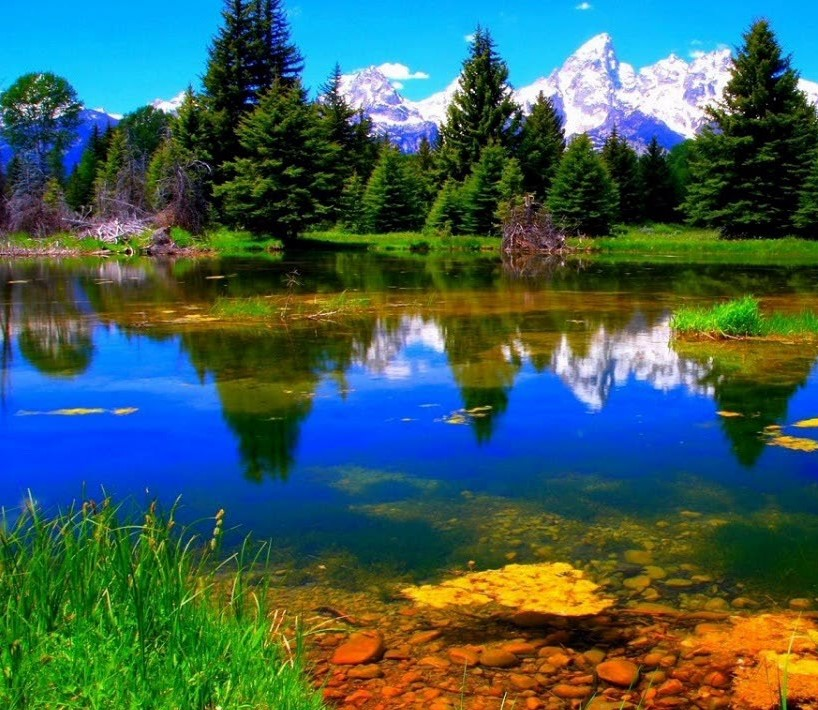
#> input picture original_image_left.jpg, 818 x 710 px
$ python StichingP1.py
#> lines starting #> are read from the running program, lines starting #| are printed output that depends on the picture; after the words box and inside, x2 and y2 are one past the last pixel; in counts of white or black regions, pixels touching at a corner belong together
import cv2
import numpy as np

img_ = cv2.imread('original_image_left.jpg')
#> img_ is the input picture: shape (710, 818, 3); mean B, G, R 87.6, 94.7, 62.3
# [4 lines of commented-out code are left out]
img1 = cv2.cvtColor(img_ ,cv2.COLOR_BGR2GRAY)
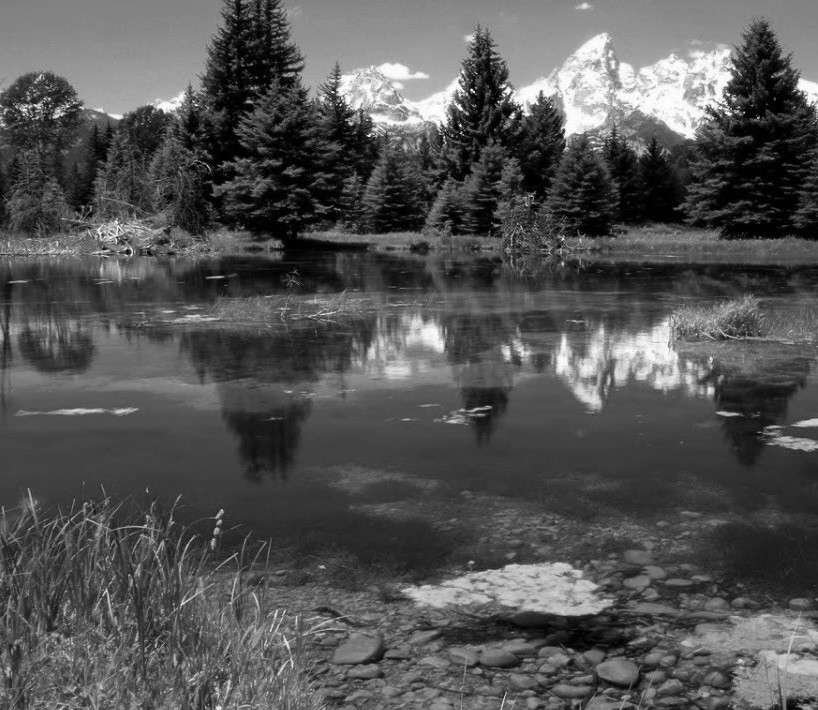
#> img1: shape (710, 818); min 0, max 255, mean 84.2

img = cv2.imread('original_image_right.jpg')
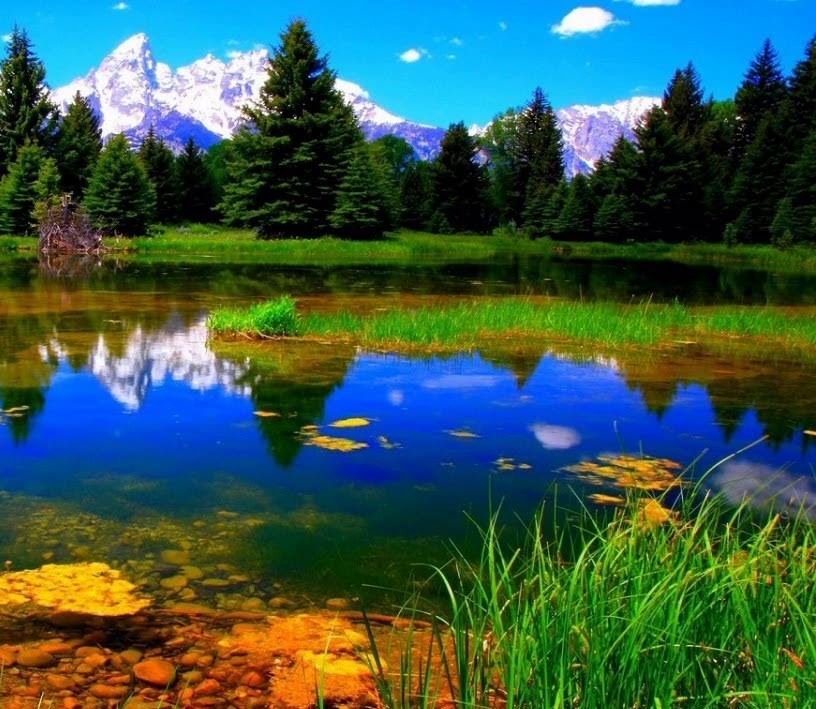
#> input picture original_image_right.jpg, 816 x 709 px
#> img is the input picture: shape (709, 816, 3); mean B, G, R 77.9, 90.6, 57.4
# [4 lines of commented-out code are left out]
img2 = cv2.cvtColor(img,cv2.COLOR_BGR2GRAY)
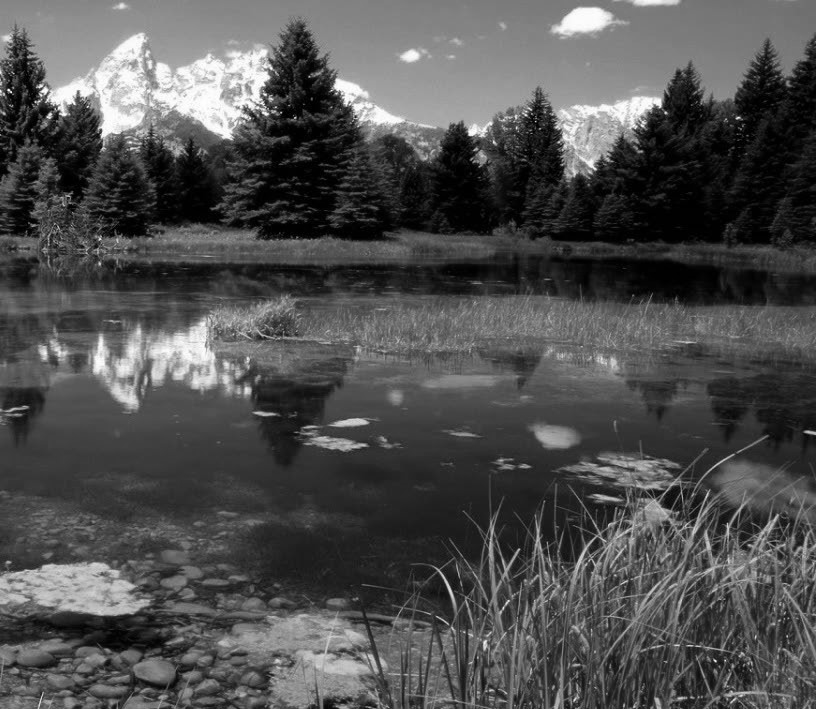
#> img2: shape (709, 816); min 0, max 255, mean 79.2


sift = cv2.xfeatures2d.SIFT_create()
# find key points
kp1, des1 = sift.detectAndCompute(img1,None)
#> kp1 = 5921 keypoints; strongest (x, y, size): (460, 125, 1.9), (369, 136, 2), (512, 116, 3.9), (728, 94, 2)
kp2, des2 = sift.detectAndCompute(img2,None)
#> kp2 = 5468 keypoints; strongest (x, y, size): (666, 113, 2), (49, 116, 3.9), (738, 118, 2.3), (265, 94, 2)

# [6 lines of commented-out code are left out]
match = cv2.BFMatcher()
matches = match.knnMatch(des1,des2,k=2)
#> matches = 5921 matches
good = []
for m,n in matches:
    if m.distance < 0.03*n.distance:
        good.append(m)
#> after the loop, good = 232 matches

draw_params = dict(matchColor=(0,255,0),
                       singlePointColor=None,
                       flags=2)

img3 = cv2.drawMatches(img_,kp1,img,kp2,good,None,**draw_params)
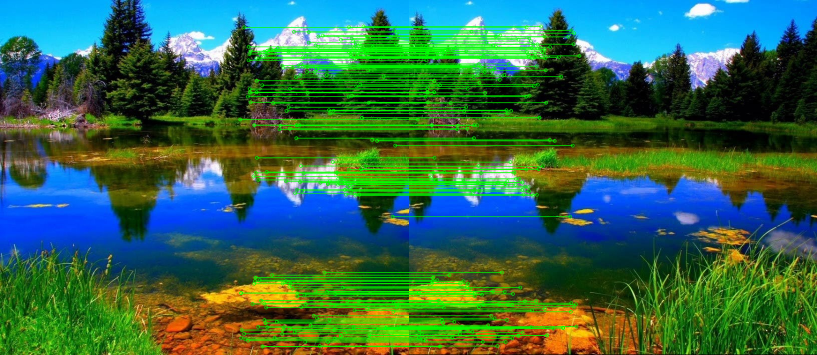
#> img3: shape (710, 1634, 3) (shown at 1/2 size); mean B, G, R 77.5, 104.2, 51.6
#cv2.imshow("original_image_drawMatches.jpg", img3)

MIN_MATCH_COUNT = 10
if len(good) > MIN_MATCH_COUNT:
    src_pts = np.float32([ kp1[m.queryIdx].pt for m in good ]).reshape(-1,1,2)
#> src_pts = 232 rows, first 8: [480, 238.5], [481.9, 585.7], [481.9, 585.7], [482.1, 675.4], [482.9, 659.6], [487.9, 667], [488.2, 54.42], [490.4, 678.3]
    dst_pts = np.float32([ kp2[m.trainIdx].pt for m in good ]).reshape(-1,1,2)
#> dst_pts = 232 rows, first 8: [17.1, 238.5], [18.89, 585.7], [18.89, 585.7], [19.09, 675.4], [19.97, 659.6], [24.97, 667], [25.16, 54.43], [27.38, 678.3]

    M, mask = cv2.findHomography(src_pts, dst_pts, cv2.RANSAC, 5.0)
#> M = [[1, -9.62e-06, -463], [2.81e-05, 1, -0.00135], [1.16e-07, -1.78e-07, 1]]; mask = 232 values from 1 to 1

    h,w = img1.shape
#> h = 710; w = 818
    pts = np.float32([ [0,0],[0,h-1],[w-1,h-1],[w-1,0] ]).reshape(-1,1,2)
#> pts = [[0, 0], [0, 709], [817, 709], [817, 0]]
    dst = cv2.perspectiveTransform(pts, M)
#> dst = [[-463, -0.00135], [-463.1, 709], [354, 709], [354, 0.0216]]
    img2 = cv2.polylines(img2,[np.int32(dst)],True,255,3, cv2.LINE_AA)
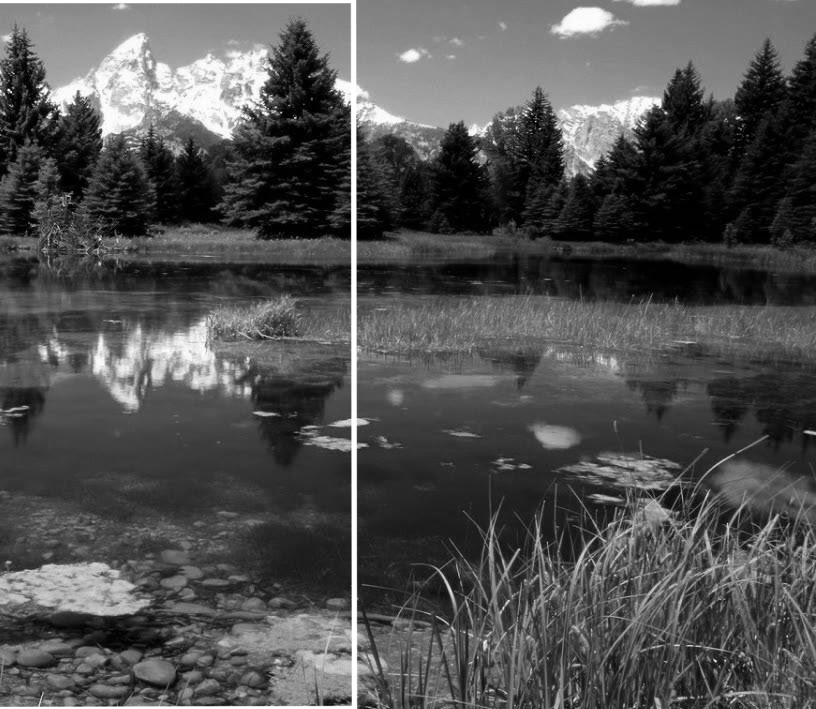
#> img2: shape (709, 816); 1.31% of pixels changed, all inside (x1, y1, x2, y2) = (0, 0, 358, 709)
    cv2.imshow("original_image_overlapping.jpg", img2)
else:
   print("Not enought matches are found - %d/%d", (len(good)/MIN_MATCH_COUNT))

dst = cv2.warpPerspective(img_,M,(img.shape[1] + img_.shape[1], img.shape[0]))
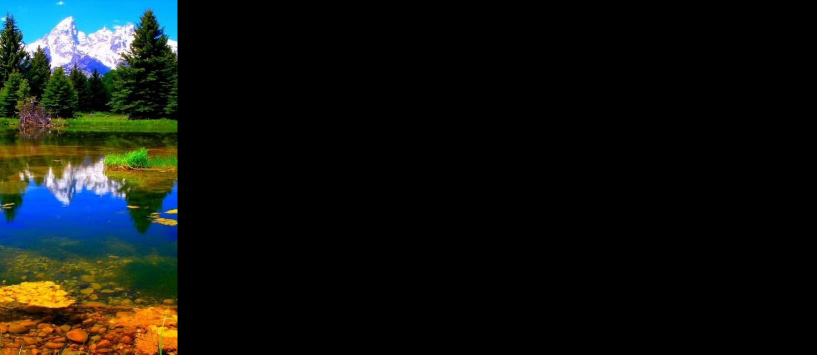
#> dst: shape (709, 1634, 3) (shown at 1/2 size); mean B, G, R 16.9, 20.1, 16.5
dst[0:img.shape[0],0:img.shape[1]] = img
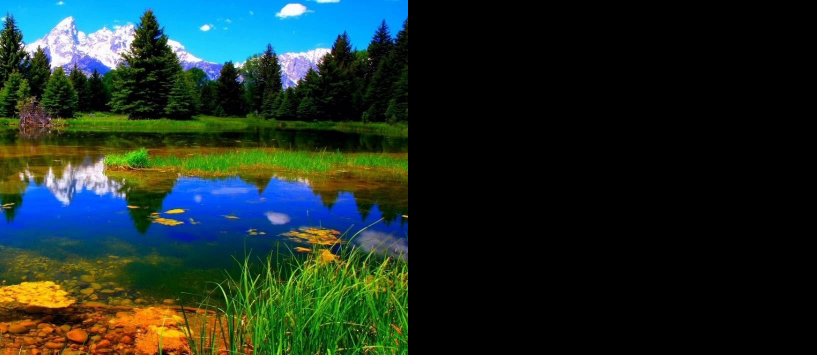
#> dst: shape (709, 1634, 3) (shown at 1/2 size); mean B, G, R 38.9, 45.2, 28.7
cv2.imshow("original_image_stitched.jpg", dst)


def trim(frame):
    #crop top
    if not np.sum(frame[0]):
        return trim(frame[1:])
    #crop top
    if not np.sum(frame[-1]):
        return trim(frame[:-2])
    #crop top
    if not np.sum(frame[:,0]):
        return trim(frame[:,1:])
    #crop top
    if not np.sum(frame[:,-1]):
        return trim(frame[:,:-2])
    return frame

cv2.imshow("original_image_stitched_crop.jpg", trim(dst))
cv2.waitKey()
#cv2.imsave("original_image_stitched_crop.jpg", trim(dst))
